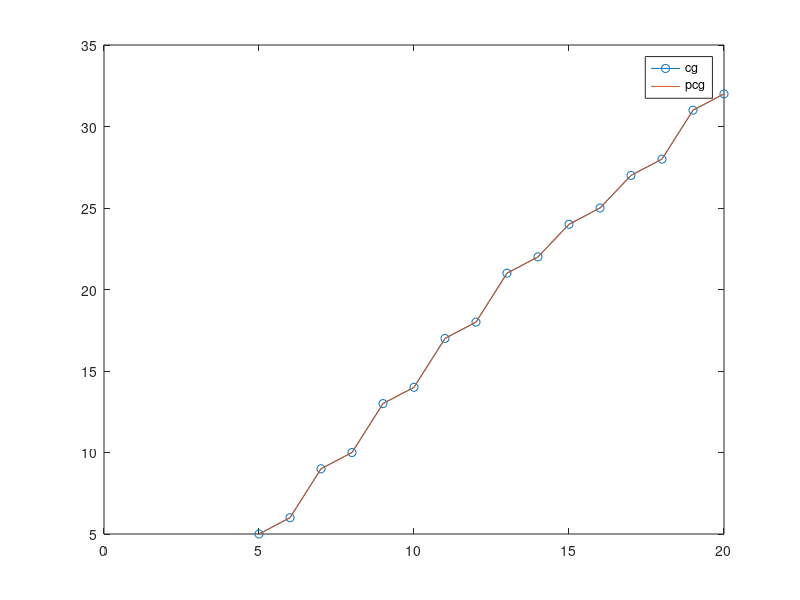

This figure's MATLAB source:
clear;
m = 0;
for n=5:20
    m = m + 1; 
    N = n^2;
    
    A = gallery('poisson', n);
    f = ones(N, 1);
    x = zeros(N, 1);
    
    eps = 1.e-6;
    r = A*x - f;
    Ar = A*r;
    normf = norm(f);
    err = norm(r)/normf;
    
    G = r'*r;
    tau = G / (Ar'*r);
    x = x - tau*r;
    d = r;
    
    K_max = 10000;
    
    k = 0;
    while(err > eps && k < K_max)
        Ar = A*r;
        r = A*x - f;
        G1 = r'*r;
        beta = G1/G;
        
        d = r + beta*d;
        Ad = A*d;
        tau = G1/(Ad.'*d);
        x = x - tau*d;
        
        G = G1;
        k = k + 1;
        err = norm(r)/normf;
    end
    
    K_cg(m) = k;
    
    [Z, X, C, iter] = pcg(A, f, eps, K_max);
    K_pcg(m) = iter;
end

plot(5:n, K_cg, 'o-', 5:n, K_pcg)
legend('cg', 'pcg');